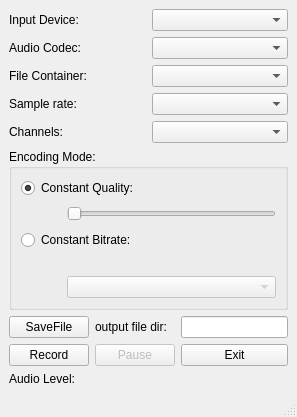
<?xml version="1.0" encoding="UTF-8"?>
<ui version="4.0">
 <class>AudioRecorder</class>
 <widget class="QMainWindow" name="AudioRecorder">
  <property name="geometry">
   <rect>
    <x>0</x>
    <y>0</y>
    <width>297</width>
    <height>374</height>
   </rect>
  </property>
  <property name="windowTitle">
   <string>MainWindow</string>
  </property>
  <widget class="QWidget" name="centralwidget">
   <layout class="QGridLayout" name="gridLayout_3">
    <item row="0" column="0" colspan="3">
     <layout class="QGridLayout" name="gridLayout_2">
      <item row="3" column="0">
       <widget class="QLabel" name="label_4">
        <property name="text">
         <string>Sample rate:</string>
        </property>
       </widget>
      </item>
      <item row="0" column="1">
       <widget class="QComboBox" name="audioDeviceBox"/>
      </item>
      <item row="1" column="0">
       <widget class="QLabel" name="label_2">
        <property name="text">
         <string>Audio Codec:</string>
        </property>
       </widget>
      </item>
      <item row="0" column="0">
       <widget class="QLabel" name="label">
        <property name="text">
         <string>Input Device:</string>
        </property>
       </widget>
      </item>
      <item row="2" column="0">
       <widget class="QLabel" name="label_3">
        <property name="text">
         <string>File Container:</string>
        </property>
       </widget>
      </item>
      <item row="2" column="1">
       <widget class="QComboBox" name="containerBox"/>
      </item>
      <item row="3" column="1">
       <widget class="QComboBox" name="sampleRateBox"/>
      </item>
      <item row="1" column="1">
       <widget class="QComboBox" name="audioCodecBox"/>
      </item>
      <item row="4" column="0">
       <widget class="QLabel" name="label_5">
        <property name="text">
         <string>Channels:</string>
        </property>
       </widget>
      </item>
      <item row="4" column="1">
       <widget class="QComboBox" name="channelsBox"/>
      </item>
     </layout>
    </item>
    <item row="1" column="0" colspan="3">
     <widget class="QGroupBox" name="groupBox">
      <property name="title">
       <string>Encoding Mode:</string>
      </property>
      <layout class="QGridLayout" name="gridLayout">
       <item row="0" column="0" colspan="2">
        <widget class="QRadioButton" name="constantQualityRadioButton">
         <property name="text">
          <string>Constant Quality:</string>
         </property>
         <property name="checked">
          <bool>true</bool>
         </property>
        </widget>
       </item>
       <item row="1" column="0">
        <spacer name="horizontalSpacer_2">
         <property name="orientation">
          <enum>Qt::Horizontal</enum>
         </property>
         <property name="sizeType">
          <enum>QSizePolicy::Fixed</enum>
         </property>
         <property name="sizeHint" stdset="0">
          <size>
           <width>40</width>
           <height>20</height>
          </size>
         </property>
        </spacer>
       </item>
       <item row="1" column="1">
        <widget class="QSlider" name="qualitySlider">
         <property name="orientation">
          <enum>Qt::Horizontal</enum>
         </property>
        </widget>
       </item>
       <item row="2" column="0" colspan="2">
        <widget class="QRadioButton" name="constantBitrateRadioButton">
         <property name="text">
          <string>Constant Bitrate:</string>
         </property>
        </widget>
       </item>
       <item row="3" column="0">
        <spacer name="horizontalSpacer">
         <property name="orientation">
          <enum>Qt::Horizontal</enum>
         </property>
         <property name="sizeType">
          <enum>QSizePolicy::Fixed</enum>
         </property>
         <property name="sizeHint" stdset="0">
          <size>
           <width>40</width>
           <height>20</height>
          </size>
         </property>
        </spacer>
       </item>
       <item row="4" column="1">
        <widget class="QComboBox" name="bitrateBox">
         <property name="enabled">
          <bool>false</bool>
         </property>
        </widget>
       </item>
      </layout>
     </widget>
    </item>
    <item row="2" column="0">
     <widget class="QPushButton" name="outputButton">
      <property name="text">
       <string>SaveFile</string>
      </property>
     </widget>
    </item>
	<item row="2" column="1">
     <widget class="QLabel" name="qlable1">
      <property name="text">
       <string>output file dir:</string>
      </property>
     </widget>
    </item>
	
	<item row="2" column="2">
     <widget class="QLineEdit" name="outputfile">
      <property name="text">
       <string></string>
      </property>
     </widget>
    </item>
    <item row="3" column="0">
     <widget class="QPushButton" name="recordButton">
      <property name="text">
       <string>Record</string>
      </property>
     </widget>
    </item>
    <item row="3" column="1">
     <widget class="QPushButton" name="pauseButton">
      <property name="enabled">
       <bool>false</bool>
      </property>
      <property name="text">
       <string>Pause</string>
      </property>
     </widget>
    </item>
	<item row="3" column="2">
     <widget class="QPushButton" name="exitBtn">
      <property name="text">
       <string>Exit</string>
      </property>
     </widget>
    </item>
    <item row="4" column="0">
     <widget class="QLabel" name="levelLabel">
      <property name="text">
       <string>Audio Level:</string>
      </property>
     </widget>
    </item>
    <item row="4" column="1" colspan="2">
     <layout class="QVBoxLayout" name="levelsLayout"/>
    </item>
   </layout>
  </widget>
  <widget class="QStatusBar" name="statusbar"/>
 </widget>
 <resources/>
 <connections>
  <connection>
   <sender>constantQualityRadioButton</sender>
   <signal>toggled(bool)</signal>
   <receiver>qualitySlider</receiver>
   <slot>setEnabled(bool)</slot>
   <hints>
    <hint type="sourcelabel">
     <x>113</x>
     <y>197</y>
    </hint>
    <hint type="destinationlabel">
     <x>115</x>
     <y>223</y>
    </hint>
   </hints>
  </connection>
  <connection>
   <sender>constantBitrateRadioButton</sender>
   <signal>toggled(bool)</signal>
   <receiver>bitrateBox</receiver>
   <slot>setEnabled(bool)</slot>
   <hints>
    <hint type="sourcelabel">
     <x>173</x>
     <y>259</y>
    </hint>
    <hint type="destinationlabel">
     <x>190</x>
     <y>291</y>
    </hint>
   </hints>
  </connection>
  <connection>
   <sender>outputButton</sender>
   <signal>clicked()</signal>
   <receiver>AudioRecorder</receiver>
   <slot>setOutputLocation()</slot>
   <hints>
    <hint type="sourcelabel">
     <x>46</x>
     <y>340</y>
    </hint>
    <hint type="destinationlabel">
     <x>6</x>
     <y>302</y>
    </hint>
   </hints>
  </connection>
  <connection>
   <sender>recordButton</sender>
   <signal>clicked()</signal>
   <receiver>AudioRecorder</receiver>
   <slot>toggleRecord()</slot>
   <hints>
    <hint type="sourcelabel">
     <x>191</x>
     <y>340</y>
    </hint>
    <hint type="destinationlabel">
     <x>113</x>
     <y>317</y>
    </hint>
   </hints>
  </connection>
  <connection>
   <sender>pauseButton</sender>
   <signal>clicked()</signal>
   <receiver>AudioRecorder</receiver>
   <slot>togglePause()</slot>
   <hints>
    <hint type="sourcelabel">
     <x>252</x>
     <y>334</y>
    </hint>
    <hint type="destinationlabel">
     <x>258</x>
     <y>346</y>
    </hint>
   </hints>
  </connection>
 </connections>
 <slots>
  <slot>setOutputLocation()</slot>
  <slot>toggleRecord()</slot>
  <slot>togglePause()</slot>
 </slots>
</ui>
